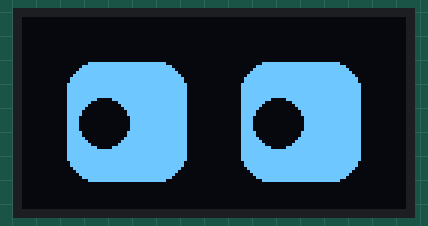
Simulated run of this sketch. Board: Arduino Uno, built with avr-gcc and run on an emulated ATmega328P. On the bench: 128×64 one-colour display.

Above: at 0.1 s.
At 5.1 s:
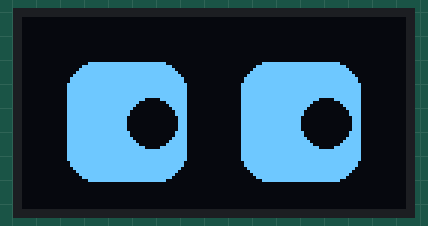

Measured:
- what the display in image 1 shows lasts 5.0 s, from 5.1 s to 10.1 s

The sketch:

classic_eye.ino
```cpp
//The white eyes stay fixed, and only the black pupils move.

#include <Wire.h>
#include <Adafruit_GFX.h>
#include <Adafruit_SSD1306.h>

#define SCREEN_WIDTH 128
#define SCREEN_HEIGHT 64

Adafruit_SSD1306 display(SCREEN_WIDTH, SCREEN_HEIGHT, &Wire, -1);

void drawEyes(int pupilOffset)
{
  display.clearDisplay();

  // White eye sockets
  display.fillRoundRect(15, 15, 40, 40, 10, WHITE);
  display.fillRoundRect(73, 15, 40, 40, 10, WHITE);

  // Black pupils
  display.fillCircle(35 + pupilOffset, 35, 8, BLACK);
  display.fillCircle(93 + pupilOffset, 35, 8, BLACK);

  display.display();
}

void setup()
{
  if(!display.begin(SSD1306_SWITCHCAPVCC, 0x3C))
  {
    while(1);
  }
}

void loop()
{
  // Look Left
  drawEyes(-8);
  delay(5000);

  // Look Right
  drawEyes(8);
  delay(5000);
}
```
